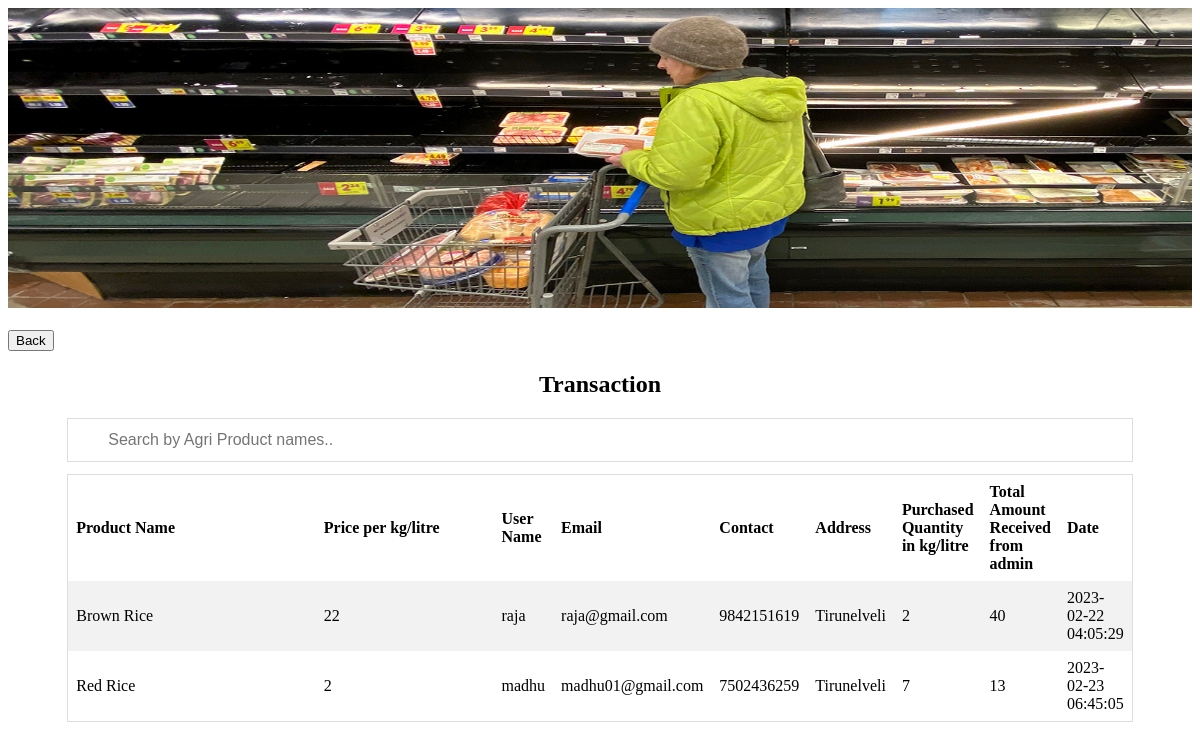
Page /supplier/transaction.php on the committed database.
### tables this page shows
CREATE TABLE `transaction` (
  `id` int(30) NOT NULL,
  `gname` varchar(20) NOT NULL,
  `sname` varchar(30) NOT NULL,
  `semail` varchar(30) NOT NULL,
  `scontact` varchar(30) NOT NULL,
  `saddress` varchar(30) NOT NULL,
  `uname` varchar(30) NOT NULL,
  `uemail` varchar(30) NOT NULL,
  `ucontact` varchar(30) NOT NULL,
  `uaddress` varchar(30) NOT NULL,
  `quantity` varchar(30) NOT NULL,
  `totalamt` varchar(30) NOT NULL,
  `useramt` varchar(30) NOT NULL,
  `commission` varchar(30) NOT NULL,
  `price` varchar(20) NOT NULL,
  `date` timestamp NOT NULL DEFAULT current_timestamp() ON UPDATE current_timestamp(),
  `uid` varchar(10) NOT NULL,
  `sid` varchar(10) NOT NULL
);

### supplier/transaction.php (the view, shortened to what this page needs)
<!DOCTYPE html>
<html>
<head>
</head>
<body>
<img src="gro.jpg" alt="Nature" class="responsive" width="100%" height="300">
<br><br>
<form method="GET" action="transaction.php">
<button type="submit" name="back" class="registerbtn">Back</button>
</form>
<center>
<h2>Transaction</h2>
</center>
<center>
<input type="text" id="myInput" onkeyup="myFunction()" placeholder="Search by Agri Product names.." title="Type in a name">
<div style="overflow-x:auto;">
<table id="myTable">
  <tr class="header">
    <th style="width:60%;">Product Name</th>
	<th style="width:60%;">Price per kg/litre</th>
	<th style="width:60%;">User Name</th>
	<th style="width:60%;">Email</th>
	<th style="width:60%;">Contact</th>
	<th style="width:60%;">Address</th>
	<th style="width:60%;">Purchased Quantity in kg/litre</th>
	<th style="width:60%;">Total Amount Received from admin</th>
	<th style="width:60%;">Date</th>
	</tr>
         <?php
		 $user="root";
				$password="";
				$db="agri_shop";
				$connect=new mysqli("localhost",$user,$password,$db) or die("not connected");
				$query=mysqli_query($connect,"SELECT * FROM `supplier_id` WHERE 1 ") or die(mysqli_error($connect));
while($row=mysqli_fetch_array($query))
{
    $sid = $row['id'];
}
			$query=mysqli_query($connect,"SELECT * FROM `transaction` WHERE `sid`='$sid' ") or die(mysqli_error($connect));
while($row=mysqli_fetch_array($query))
{
	$gname=$row['gname'];
    $price=$row['price'];
	$sname=$row['uname'];
    $semail=$row['uemail'];
	$scontact=$row['ucontact'];
	$saddress=$row['uaddress'];
	$quantity=$row['quantity'];
	$totalamt=$row['useramt'];
	$date=$row['date'];
echo" <tr>
	<td>$gname</td>
    <td>$price</td>
    <td>$sname</td>
    <td>$semail</td>
	<td>$scontact</td>
	<td>$saddress</td>
	<td>$quantity</td>
	<td>$totalamt</td>
	<td>$date</td>
	</td>
	</tr>
    ";
}
?>
</table>
</div>
</center>
</body>
</html>

### supplier/transaction.php (style rules this page uses)
* { box-sizing: border-box; }
table { border-collapse: collapse; border-spacing: 0; width: 90%; border: 1px solid #ddd; }
th, td { text-align: left; padding: 8px; }
tr:nth-child(even) { background-color: #f2f2f2 }
#myInput { background-image: url('/css/searchicon.png'); background-position: 10px 10px; background-repeat: no-repeat; width: 90%; font-size: 16px; padding: 12px 20px 12px 40px; border: 1px solid #ddd; margin-bottom: 12px; }

### rows in the picture
transaction: gname "Brown Rice", price "22", uname "raja", uemail "raja@gmail.com", ucontact "9842151619", uaddress "Tirunelveli", quantity "2", useramt "40", date "2023-02-22 04:05:29"
transaction: gname "Red Rice", price "2", uname "madhu", uemail "madhu01@gmail.com", ucontact "7502436259", uaddress "Tirunelveli", quantity "7", useramt "13", date "2023-02-23 06:45:05"
